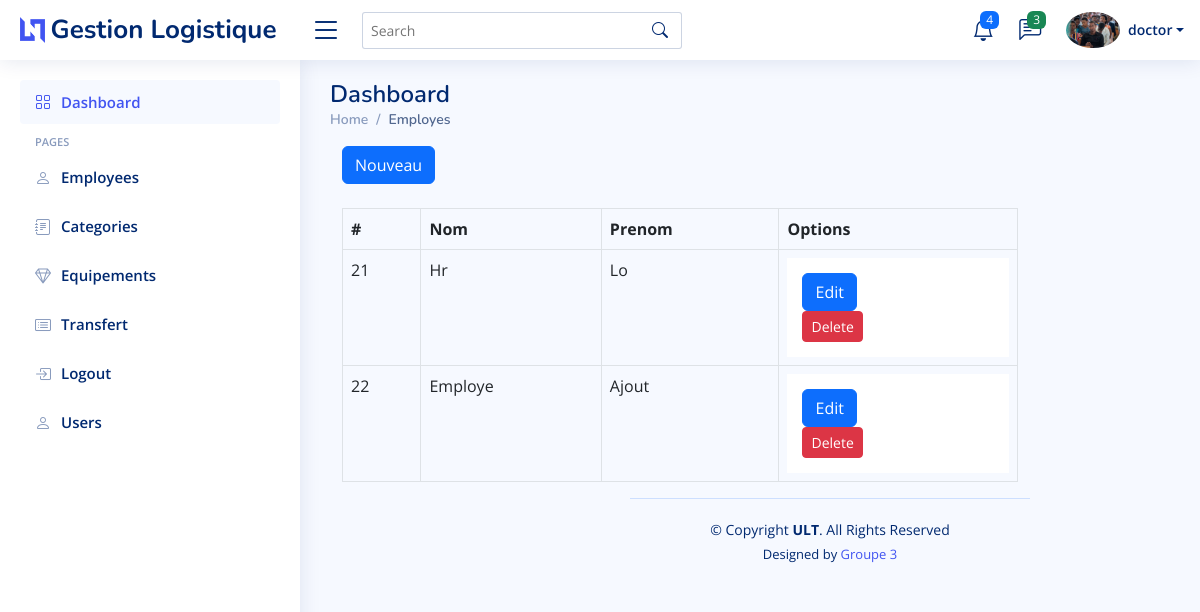
The app's page /employes/ (signed in) with its own data.
### app/models/employes.py (models this page shows, shortened)
class Employe(models.Model):
    nom = models.CharField(max_length=50, null=True)
    prenom = models.CharField(max_length=50, null=True)

### app/views/employes.py (the view)
# urls.py: path('', admin.index, name='home'),
@login_required(login_url='/login')
def index(request):
    employes = Employe.objects.all()
    return render(
        request,
        'app/employes/index.html',
        {
            'employes': employes
        }
    )

### app/templates/app/employes/index.html (shortened to what this page needs)
{% extends 'app/layouts/defaults.html' %}
{% block content %}
<div class="pagetitle">
    <h1>Dashboard</h1>
    <nav>
      <ol class="breadcrumb">
        <li class="breadcrumb-item"><a href="{% url 'home' %}">Home</a></li>
        <li class="breadcrumb-item active">Employes</li>
      </ol>
    </nav>
</div>
<div class="col-sm-9 col-sm-offset-3 col-lg-10 col-lg-offset-2 main">
    <div class="container-fluid">
        <a href="{% url 'employes_add' %} " class="btn btn-primary">Nouveau</a>
        <br><br>
        <div class="table-responsive">
            <table class="table table-bordered table-stripped">
                <thead>
                    <tr>
                    <th>#</th>
                    <th>Nom</th>
                    <th>Prenom</th>
                    <th> Options </th>
                    </tr>
                </thead>
                <tbody>
                    {% for employe in employes %}
                    <tr>
                        <td>{{employe.id }} </td>
                        <td>{{employe.nom}} </td>
                        <td>{{employe.prenom}} </td>
                        <td>
                            <div class="card-footer">
                                <a href="{% url 'employes_edit' employe.id %}"class="btn btn-primary">Edit</a>
                                <form action="{% url 'employes_delete' employe.id %}" method="POST">
                                    <button type="submit" onclick="return confirm('Ushaka kuyifuta??')"
                                        class="btn btn-danger btn-sm"> Delete</button>
                                </form>
                            </div>
                        </td>
                    </tr>
                    {% endfor %}
                </tbody>
            </table>
        </div>
    </div>
{% endblock  %}

### app/templates/app/partials/nav.html (shortened to what this page needs)
<header id="header" class="header fixed-top d-flex align-items-center">
    <div class="d-flex align-items-center justify-content-between">
      <a href="index.html" class="logo d-flex align-items-center">
        <img src="assets/img/logo.png" alt="">
        <span class="d-none d-lg-block">Gestion Logistique</span>
      </a>
      <i class="bi bi-list toggle-sidebar-btn"></i>
    </div>
    <div class="search-bar">
      <form class="search-form d-flex align-items-center" method="POST" action="#">
        <input type="text" name="query" placeholder="Search" title="Enter search keyword">
        <button type="submit" title="Search"><i class="bi bi-search"></i></button>
      </form>
    </div>
    <nav class="header-nav ms-auto">
      <ul class="d-flex align-items-center">
        <li class="nav-item dropdown">
          <a class="nav-link nav-icon" href="#" data-bs-toggle="dropdown">
            <i class="bi bi-bell"></i>
            <span class="badge bg-primary badge-number">4</span>
          </a>
        </li>
        <li class="nav-item dropdown">
          <a class="nav-link nav-icon" href="#" data-bs-toggle="dropdown">
            <i class="bi bi-chat-left-text"></i>
            <span class="badge bg-success badge-number">3</span>
          </a>
        </li>
        <li class="nav-item dropdown pe-3">
          <a class="nav-link nav-profile d-flex align-items-center pe-0" href="#" data-bs-toggle="dropdown">
            <img src="assets/img/pro.jpg" alt="Profile" class="rounded-circle">
            <span class="d-none d-md-block dropdown-toggle ps-2">{{user.username}}</span>
          </a>
        </li>
      </ul>
    </nav>
  </header>

### app/static/app/css/style.css (style rules this page uses)
:root { scroll-behavior: smooth; }
body { font-family: "Open Sans", sans-serif; background: #f6f9ff; color: #444444; }
a { color: #4154f1; text-decoration: none; }
h1, h2, h3, h4, h5, h6 { font-family: "Nunito", sans-serif; }
.pagetitle { margin-bottom: 10px; }
.pagetitle h1 { font-size: 24px; margin-bottom: 0; font-weight: 600; color: #012970; }
.card-header, .card-footer { border-color: #ebeef4; background-color: #fff; color: #798eb3; padding: 15px; }
.breadcrumb { font-size: 14px; font-family: "Nunito", sans-serif; color: #899bbd; font-weight: 600; }
.breadcrumb a { color: #899bbd; transition: 0.3s; }
.breadcrumb .breadcrumb-item::before { color: #899bbd; }
.breadcrumb .active { color: #51678f; font-weight: 600; }
.logo { line-height: 1; }
@media (min-width: 1200px) { .logo { width: 280px; } }
.logo img { max-height: 26px; margin-right: 6px; }
.logo span { font-size: 26px; font-weight: 700; color: #012970; font-family: "Nunito", sans-serif; }
.header { transition: all 0.5s; z-index: 997; height: 60px; box-shadow: 0px 2px 20px rgba(1, 41, 112, 0.1); background-color: #fff; padding-left: 20px; }
.header .toggle-sidebar-btn { font-size: 32px; padding-left: 10px; cursor: pointer; color: #012970; }
.header .search-bar { min-width: 360px; padding: 0 20px; }
.header .search-form { width: 100%; }
.header .search-form input { border: 0; font-size: 14px; color: #012970; border: 1px solid rgba(1, 41, 112, 0.2); padding: 7px 38px 7px 8px; border-radius: 3px; transition: 0.3s; width: 100%; }
.header .search-form button { border: 0; padding: 0; margin-left: -30px; background: none; }
.header .search-form button i { color: #012970; }
.header-nav ul { list-style: none; }
.header-nav>ul { margin: 0; padding: 0; }
.header-nav .nav-icon { font-size: 22px; color: #012970; margin-right: 25px; position: relative; }
.header-nav .nav-profile { color: #012970; }
.header-nav .nav-profile img { max-height: 36px; }
.header-nav .nav-profile span { font-size: 14px; font-weight: 600; }
.header-nav .badge-number { position: absolute; inset: -2px -5px auto auto; font-weight: normal; font-size: 12px; padding: 3px 6px; }

### records on screen
Employe: id "21", nom "Hr", prenom "Lo"
Employe: id "22", nom "Employe", prenom "Ajout"

### other values on screen
{{ user.username }} "doctor"
